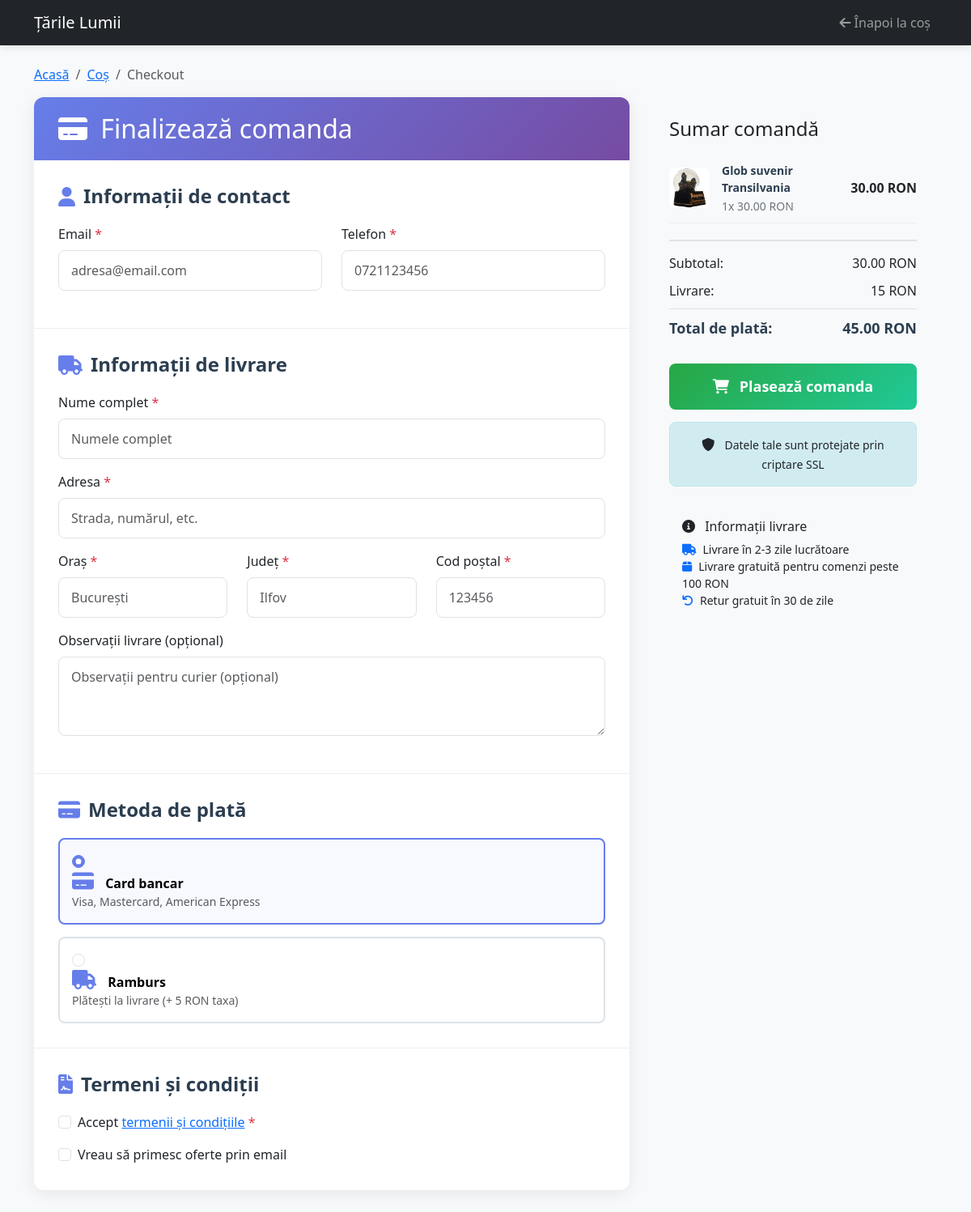
The page /tarile/checkout/ on the database its author committed.
### tarile/models.py (models this page shows, shortened)
class CosItem(models.Model):
    cos = models.ForeignKey(Cos, on_delete=models.CASCADE, related_name='items')
    produs = models.ForeignKey(Produs, on_delete=models.CASCADE)
    cantitate = models.PositiveIntegerField(default=1)
    @property
    def pret_unitar(self):
        return self.produs.pret_redus if self.produs.pret_redus else self.produs.pret
    @property
    def total_pret(self):
        return self.cantitate * self.pret_unitar

class Produs(models.Model):
    nume = models.CharField(max_length=200)
    descriere = models.TextField()
    pret = models.DecimalField(max_digits=10, decimal_places=2)
    pret_redus = models.DecimalField(max_digits=10, decimal_places=2, null=True, blank=True)
    imagine_principala = models.ImageField(upload_to='produse/')
    categorie = models.CharField(max_length=100)
    in_stoc = models.BooleanField(default=True)
    rating = models.DecimalField(max_digits=3, decimal_places=2, default=0)
    numar_reviewuri = models.IntegerField(default=0)
    data_adaugare = models.DateTimeField(auto_now_add=True)
    descriere_detaliata = models.TextField(blank=True, null=True, help_text="Descriere completă a produsului")
    specificatii = models.TextField(blank=True, null=True, help_text="Specificații tehnice (JSON sau text simplu)")
    dimensiuni = models.CharField(max_length=100, blank=True, null=True)
    greutate = models.CharField(max_length=50, blank=True, null=True)
    material = models.CharField(max_length=100, blank=True, null=True)
    tara_origine = models.CharField(max_length=100, blank=True, null=True)
    garantie = models.CharField(max_length=100, blank=True, null=True)
    instructiuni_utilizare = models.TextField(blank=True, null=True)

### tarile/views.py (the view, shortened to what this page needs)
# urls.py: path('checkout/', views.checkout, name='checkout'),
def checkout(request):
    items = get_cart_items(request)
    if not items:
        messages.warning(request, 'Coșul este gol.')
        return redirect('vezi_cos')
    cos = get_or_create_cos(request)
    subtotal = cos.total_pret
    cost_livrare = cos.cost_transport
    total = cos.total_cu_transport
    context = {
        'form': CheckoutForm(),
        'items': items,
        'subtotal': subtotal,
        'cost_livrare': cost_livrare,
        'total': total
    }
    return render(request, 'tarile/checkout.html', context)

### tarile/templates/tarile/checkout.html (shortened to what this page needs)
<!DOCTYPE html>
{% load static %}
<html lang="ro">
<head>
    <link href="https://cdn.jsdelivr.net/npm/bootstrap@5.3.0/dist/css/bootstrap.min.css" rel="stylesheet">
    <link href="https://cdnjs.cloudflare.com/ajax/libs/font-awesome/6.0.0/css/all.min.css" rel="stylesheet">
</head>
<body>
    <nav class="navbar navbar-expand-lg navbar-dark bg-dark">
        <div class="container">
            <a class="navbar-brand" href="{% url 'lista_tari' %}">Țările Lumii</a>
            <div class="navbar-nav ms-auto">
                <a class="nav-link" href="{% url 'vezi_cos' %}">
                    <i class="fas fa-arrow-left me-1"></i>Înapoi la coș
                </a>
            </div>
        </div>
    </nav>
    <div class="container mt-4">
        <nav aria-label="breadcrumb">
            <ol class="breadcrumb">
                <li class="breadcrumb-item"><a href="{% url 'lista_tari' %}">Acasă</a></li>
                <li class="breadcrumb-item"><a href="{% url 'vezi_cos' %}">Coș</a></li>
                <li class="breadcrumb-item active" aria-current="page">Checkout</li>
            </ol>
        </nav>
        <div class="row">
            <div class="col-lg-8">
                <div class="checkout-container">
                    <div class="checkout-header">
                        <h2 class="mb-0">
                            <i class="fas fa-credit-card me-2"></i>
                            Finalizează comanda
                        </h2>
                    </div>
                    <form method="post" id="checkout-form">
                        <div class="form-section">
                            <h4 class="section-title">
                                <i class="fas fa-user"></i>
                                Informații de contact
                            </h4>
                            <div class="row">
                                <div class="col-md-6 mb-3">
                                    <label for="id_email" class="form-label">
                                        Email <span class="required-field">*</span>
                                    </label>
                                    <input type="email" class="form-control" id="id_email" name="email"
                                           placeholder="adresa@email.com" required>
                                </div>
                                <div class="col-md-6 mb-3">
                                    <label for="id_telefon" class="form-label">
                                        Telefon <span class="required-field">*</span>
                                    </label>
                                    <input type="text" class="form-control" id="id_telefon" name="telefon"
                                           placeholder="0721123456" required>
                                </div>
                            </div>
                        </div>
                        <div class="form-section">
                            <h4 class="section-title">
                                <i class="fas fa-truck"></i>
                                Informații de livrare
                            </h4>
                            <div class="row">
                                <div class="col-12 mb-3">
                                    <label for="id_nume_complet" class="form-label">
                                        Nume complet <span class="required-field">*</span>
                                    </label>
                                    <input type="text" class="form-control" id="id_nume_complet" name="nume_complet"
                                           placeholder="Numele complet" required>
                                </div>
                                <div class="col-12 mb-3">
                                    <label for="id_adresa" class="form-label">
                                        Adresa <span class="required-field">*</span>
                                    </label>
                                    <input type="text" class="form-control" id="id_adresa" name="adresa"
                                           placeholder="Strada, numărul, etc." required>
                                </div>
                                <div class="col-md-4 mb-3">
                                    <label for="id_oras" class="form-label">
                                        Oraș <span class="required-field">*</span>
                                    </label>
                                    <input type="text" class="form-control" id="id_oras" name="oras"
                                           placeholder="București" required>
                                </div>
                                <div class="col-md-4 mb-3">
                                    <label for="id_judet" class="form-label">
                                        Județ <span class="required-field">*</span>
                                    </label>
                                    <input type="text" class="form-control" id="id_judet" name="judet"
                                           placeholder="Ilfov" required>
                                </div>
                                <div class="col-md-4 mb-3">
                                    <label for="id_cod_postal" class="form-label">
                                        Cod poștal <span class="required-field">*</span>
                                    </label>
                                    <input type="text" class="form-control" id="id_cod_postal" name="cod_postal"
                                           placeholder="123456" required>
                                </div>
                                <div class="col-12 mb-3">
                                    <label for="id_observatii_livrare" class="form-label">
                                        Observații livrare (opțional)
                                    </label>
                                    <textarea class="form-control" id="id_observatii_livrare" name="observatii_livrare"
                                              rows="3" placeholder="Observații pentru curier (opțional)"></textarea>
                                </div>
                            </div>
                        </div>
                        <div class="form-section">
                            <h4 class="section-title">
                                <i class="fas fa-credit-card"></i>
                                Metoda de plată
                            </h4>
                            <div class="payment-methods">
                                <div class="payment-option" onclick="selectPayment('card')">
                                    <input type="radio" id="id_metoda_plata_0" name="metoda_plata" value="card" class="form-check-input">
                                    <label for="id_metoda_plata_0">
                                        <i class="fas fa-credit-card payment-icon"></i>
                                        <strong>Card bancar</strong>
                                        <div class="text-muted small">Visa, Mastercard, American Express</div>
                                    </label>
                                </div>
                                <div class="payment-option" onclick="selectPayment('ramburs')">
                                    <input type="radio" id="id_metoda_plata_1" name="metoda_plata" value="ramburs" class="form-check-input">
                                    <label for="id_metoda_plata_1">
                                        <i class="fas fa-truck payment-icon"></i>
                                        <strong>Ramburs</strong>
                                        <div class="text-muted small">Plătești la livrare (+ 5 RON taxa)</div>
                                    </label>
                                </div>
                            </div>
                        </div>
                        <div class="form-section">
                            <h4 class="section-title">
                                <i class="fas fa-file-contract"></i>
                                Termeni și condiții
                            </h4>
                            <div class="form-check mb-3">
                                <input class="form-check-input" type="checkbox" id="id_accepta_termeni" name="accepta_termeni" required>
                                <label class="form-check-label" for="id_accepta_termeni">
                                    Accept <a href="#" data-bs-toggle="modal" data-bs-target="#termsModal" class="text-primary">termenii și condițiile</a> <span class="required-field">*</span>
                                </label>
                            </div>
                            <div class="form-check">
                                <input class="form-check-input" type="checkbox" id="id_newsletter" name="newsletter">
                                <label class="form-check-label" for="id_newsletter">
                                    Vreau să primesc oferte prin email
                                </label>
                            </div>
                        </div>
                    </form>
                </div>
            </div>
            <div class="col-lg-4">
                <div class="order-summary">
                    <h4 class="mb-3">Sumar comandă</h4>
                    {% for item in items %}
                        <div class="summary-item">
                            {% if item.produs.imagine_principala %}
                                <img src="{{ item.produs.imagine_principala.url }}" alt="{{ item.produs.nume }}">
                            {% else %}
                                <div style="width: 50px; height: 50px; background: #f8f9fa; border-radius: 6px; margin-right: 15px; display: flex; align-items: center; justify-content: center;">
                                    <i class="fas fa-image text-muted"></i>
                                </div>
                            {% endif %}
                            <div class="summary-item-details">
                                <div class="summary-item-name">{{ item.produs.nume }}</div>
                                <div class="summary-item-price">
                                    {{ item.cantitate }}x {{ item.pret_unitar }} RON
                                </div>
                            </div>
                            <div class="fw-bold">
                                {{ item.total_pret }} RON
                            </div>
                        </div>
                    {% endfor %}
                    <div class="summary-totals">
                        <div class="summary-row">
                            <span>Subtotal:</span>
                            <span id="subtotal">{{ subtotal }} RON</span>
                        </div>
                        <div class="summary-row" id="delivery-row">
                            <span>Livrare:</span>
                            <span id="delivery-cost">
                                {% if cost_livrare == 0 %}
                                    <span class="text-success">GRATUIT</span>
                                {% else %}
                                    {{ cost_livrare }} RON
                                {% endif %}
                            </span>
                        </div>
                        <div class="summary-row total">
                            <span>Total de plată:</span>
                            <span id="total-amount">{{ total }} RON</span>
                        </div>
                    </div>
                    <button type="submit" form="checkout-form" class="place-order-btn" id="place-order-btn">
                        <i class="fas fa-shopping-cart me-2"></i>
                        Plasează comanda
                    </button>
                    <div class="security-notice">
                        <i class="fas fa-shield-alt me-2"></i>
                        <small>Datele tale sunt protejate prin criptare SSL</small>
                    </div>
                    <div class="mt-4 p-3 bg-light rounded">
                        <h6 class="mb-2">
                            <i class="fas fa-info-circle me-2"></i>
                            Informații livrare
                        </h6>
                        <ul class="list-unstyled mb-0 small">
                            <li><i class="fas fa-truck me-2 text-primary"></i>Livrare în 2-3 zile lucrătoare</li>
                            <li><i class="fas fa-box me-2 text-primary"></i>Livrare gratuită pentru comenzi peste 100 RON</li>
                            <li><i class="fas fa-undo me-2 text-primary"></i>Retur gratuit în 30 de zile</li>
                        </ul>
                    </div>
                </div>
            </div>
        </div>
    </div>
</body>
</html>

### rows shown on the page
CosItem: produs.imagine_principala (picture), produs.nume "Glob suvenir Transilvania", cantitate "1", pret_unitar "30.00", total_pret "30.00"

### other values the page prints
{{ subtotal }} "30.00"
{{ cost_livrare }} "15"
